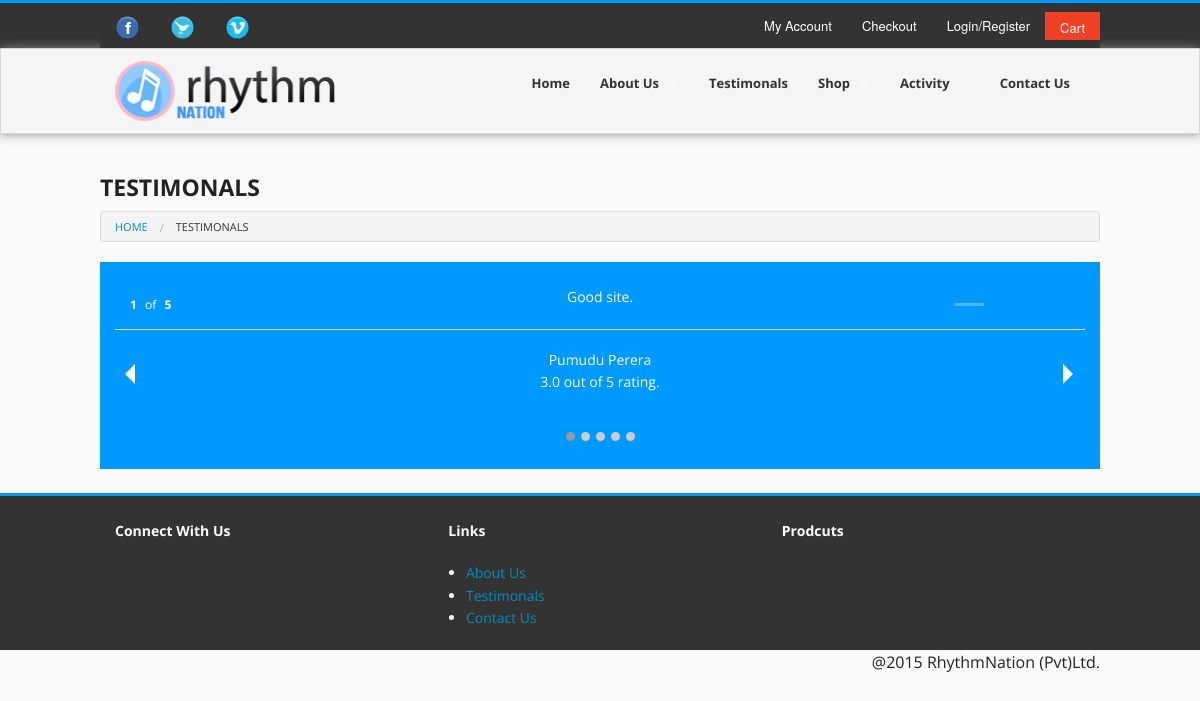
/testimonals.php, run on the app's committed database.
### tables this page shows
CREATE TABLE IF NOT EXISTS `testimonal` (
`testimonal_id` int(11) NOT NULL,
  `email` varchar(100) NOT NULL,
  `name` varchar(100) NOT NULL,
  `comment` varchar(1024) NOT NULL,
  `rating` decimal(2,1) NOT NULL
);

### testimonals.php (the view, shortened to what this page needs)
<!doctype html>
<html class="no-js" lang="en">
<head>
    	<?php
			include 'includes/header.php';
  		?>
</head>
<body>
	<?php
			include 'includes/menu.php';
	?>
    <div class="row">
	<div class="large-12">
    	<h4><b>TESTIMONALS</b></h4>
    	<ul class="breadcrumbs">
        	<li><a href="main.php?ref=home">Home</a></li>
            <li class="current"><a href="testimonals.php">Testimonals</a></li>
        </ul>
    </div>
	</div>
    <div class="row">
    <div class="large-12 columns testimonals">
    	<br>
      <ul class="example-orbit-content" data-orbit>
      <?php
              require_once('functions/db_connect.php');
              $query = "SELECT * FROM testimonal ORDER BY RAND() LIMIT 5";
              $response = @mysqli_query($dbc, $query);
              $count = 0;
              if($response){
                  while($row = mysqli_fetch_array($response)){
                      echo  '<li data-orbit-slide="headline-' .++$count. '">' .
					  '<div class="text-center"> <p>' . $row['comment'] . '</p> <hr> <p>' . $row['name'] .
					  '<br />' . $row['rating'] . ' out of 5 rating. </p> </div> </li>';
                  }
              } else {
                  echo "Couldn't issue database query";
                  echo mysqli_error($dbc);
              }
      ?>
      </ul>
    </div>
	</div>
 <footer>
	  <?php
          include 'includes/footer.php';
      ?>
    </footer>
  </body>
</html>

### includes/header.php (style rules this page uses)
h2, h3, h4,h6, p, li, body { font-family: 'Open Sans'; }
div { display:block; }
table tr th, table tr td, li, p { font-size:14px; }
.testimonals { background-color:#09F; color:#FFF; }

### data on the page
testimonal: comment "Good site.", name "Pumudu Perera", rating "3.0"
